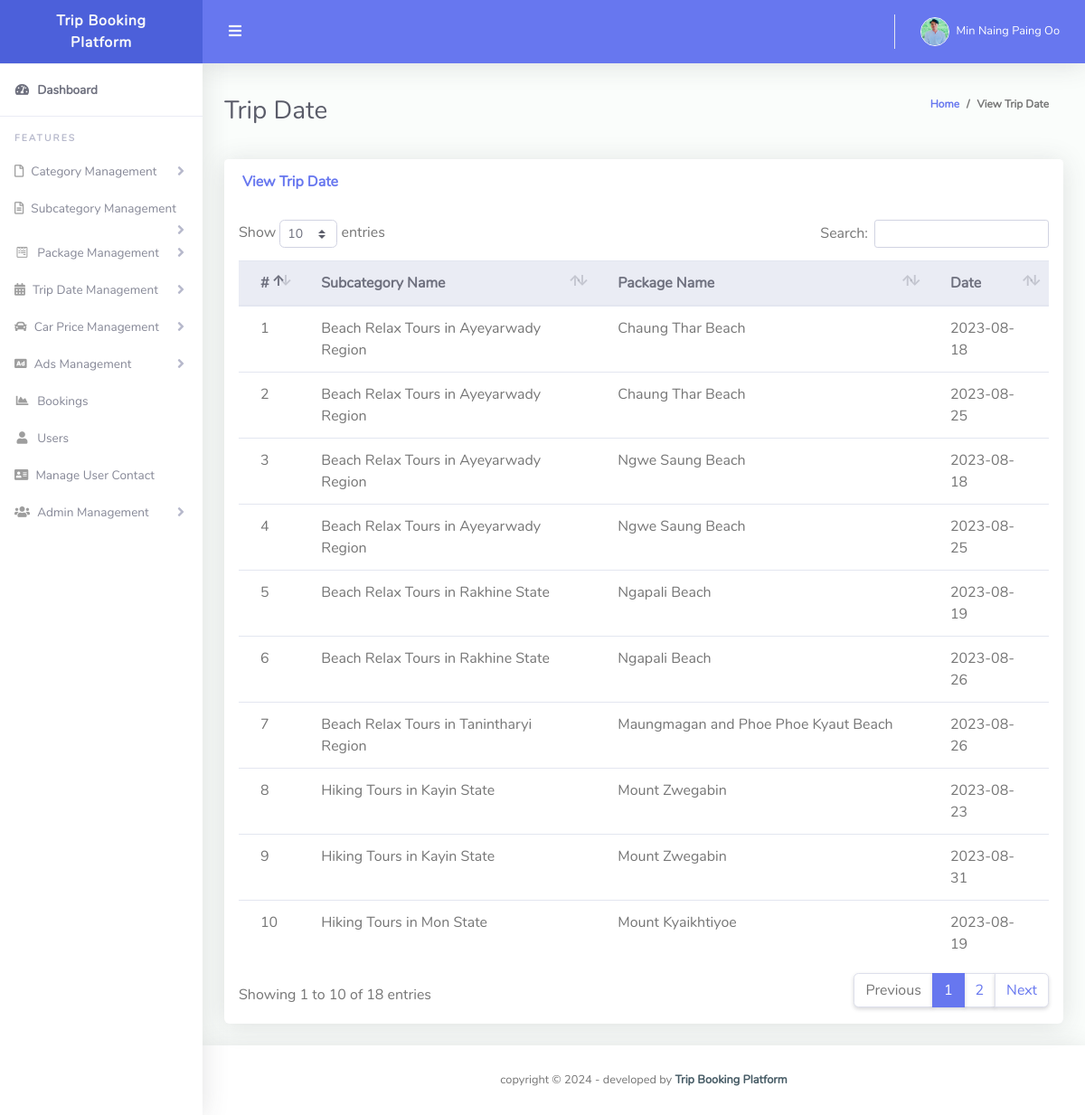
Page /Admin/view_trip_date.php (signed in) on the committed database.
### tables this page shows
CREATE TABLE `date` (
  `Id` int(11) NOT NULL,
  `SubCatId` int(20) NOT NULL,
  `PackageId` int(20) NOT NULL,
  `Date` date NOT NULL,
  `ModifyDate` date NOT NULL DEFAULT current_timestamp()
);

CREATE TABLE `subcategory` (
  `SubCatId` int(10) NOT NULL,
  `SubCatName` varchar(50) NOT NULL,
  `CategoryId` int(10) NOT NULL,
  `Picture` varchar(1000) NOT NULL,
  `Detail` varchar(1000) NOT NULL
);

CREATE TABLE `package` (
  `PackageId` int(10) NOT NULL,
  `PackageName` varchar(150) NOT NULL,
  `CategoryId` int(15) NOT NULL,
  `SubCatId` int(15) NOT NULL,
  `PackagePrice` bigint(200) NOT NULL,
  `Picture1` varchar(1000) NOT NULL,
  `Picture2` varchar(1000) NOT NULL,
  `Picture3` varchar(1000) NOT NULL,
  `Detail` varchar(4000) NOT NULL,
  `NoOfDay` int(15) NOT NULL
);

### Admin/view_trip_date.php (the view, shortened to what this page needs)
<!DOCTYPE html>
<html lang="en">
<head>
  <link href="vendor/fontawesome-free/css/all.min.css" rel="stylesheet" type="text/css">
  <link href="vendor/bootstrap/css/bootstrap.min.css" rel="stylesheet" type="text/css">
  <link href="css/ruang-admin.min.css" rel="stylesheet">
  <link href="vendor/datatables/dataTables.bootstrap4.min.css" rel="stylesheet">
</head>
<body id="page-top">
  <div id="wrapper">
    <?php include('includes/sidebar.php');?>
    <div id="content-wrapper" class="d-flex flex-column">
      <div id="content">
        <?php  include('includes/header.php');?>
        <div class="container-fluid" id="container-wrapper">
          <div class="d-sm-flex align-items-center justify-content-between mb-4">
            <h1 class="h3 mb-0 text-gray-800">Trip Date</h1>
            <ol class="breadcrumb">
              <li class="breadcrumb-item"><a href="index.php">Home</a></li>
              <li class="breadcrumb-item active" aria-current="page">View Trip Date</li>
            </ol>
          </div>
          <div class="row">
            <div class="col-lg-12">
              <div class="card mb-4">
                <div class="card-header py-3 d-flex flex-row align-items-center justify-content-between">
                  <h6 class="m-0 font-weight-bold text-primary">View Trip Date</h6>
                </div>
                <div class="table-responsive p-3">
                  <table class="table align-items-center table-flush table-hover" id="dataTableHover">
                    <thead class="thead-light">
                      <tr>
                        <th>#</th>
                        <th>Subcategory Name</th>
                        <th>Package Name</th>
                        <th>Date</th>
                      </tr>
                    </thead>
                    <tbody>
                    <?php
                    $cn=mysqli_connect("localhost","root","","trip");
                     $s="SELECT date.Id,subcategory.SubCatName, package.PackageName,date.Date from date,subcategory,package WHERE date.SubCatId=subcategory.SubCatId AND date.PackageId=package.PackageId ORDER BY subcategory.SubCatName, package.PackageName, date.Date;";
                     $result=mysqli_query($cn,$s);
                      $cnt=1;
                     while($data=mysqli_fetch_array($result))
                     {
                     ?>
                          <tr>
                            <td><?php echo $cnt;?></td>
                            <td><?php echo $data[1];?></td>
                            <td><?php echo $data[2];?></td>
                            <td><?php echo $data[3];?></td>
                          </tr>
                          <?php
                          $cnt=$cnt+1;
                      } ?>
                    </tbody>
                  </table>
                </div>
              </div>
            </div>
          </div>
        </div>
      </div>
      <?php include('includes/footer.php');?>
    </div>
  </div>
</body>
</html>

### Admin/includes/header.php (shortened to what this page needs)
 <nav class="navbar navbar-expand navbar-light bg-navbar topbar mb-4 static-top">
  <button id="sidebarToggleTop" class="btn btn-link rounded-circle mr-3">
    <i class="fa fa-bars"></i>
  </button>
  <ul class="navbar-nav ml-auto">
    <li class="nav-item dropdown no-arrow">
      <?php
      $cn=mysqli_connect("localhost","root","","trip");
      $aid=$_SESSION['aid'];
      $s="select * from admin where Id='".$aid."'";
      $result=mysqli_query($cn,$s);
      while($data=mysqli_fetch_array($result))
      {
      ?>
          <a class="nav-link dropdown-toggle" href="#" id="userDropdown" role="button" data-toggle="dropdown" aria-haspopup="true" aria-expanded="false">
           <?php
           if($data[7]=="avatar15.jpg")
           {
            ?>
            <img class="img-profile rounded-circle"src="img/avatar15.jpg" style="max-width: 60px">
            <?php
          } else {
            ?>
            <img class="img-profile rounded-circle" src="profileimages/<?php  echo $data[7];?>" style="max-width: 60px">
            <?php
          } ?>
          <span class="ml-2 d-none d-lg-inline text-white small"><?php  echo $data[4];?></span>
        </a>
        <?php
      }
     ?>
  </li>
</ul>
</nav>

### rows in the picture
date: SubCatId.SubCatName "Beach Relax Tours in Ayeyarwady Region", PackageId.PackageName "Chaung Thar Beach", Date "2023-08-18"
date: SubCatId.SubCatName "Beach Relax Tours in Ayeyarwady Region", PackageId.PackageName "Chaung Thar Beach", Date "2023-08-25"
date: SubCatId.SubCatName "Beach Relax Tours in Ayeyarwady Region", PackageId.PackageName "Ngwe Saung Beach", Date "2023-08-18"
date: SubCatId.SubCatName "Beach Relax Tours in Ayeyarwady Region", PackageId.PackageName "Ngwe Saung Beach", Date "2023-08-25"
date: SubCatId.SubCatName "Beach Relax Tours in Rakhine State", PackageId.PackageName "Ngapali Beach", Date "2023-08-19"
date: SubCatId.SubCatName "Beach Relax Tours in Rakhine State", PackageId.PackageName "Ngapali Beach", Date "2023-08-26"
date: SubCatId.SubCatName "Beach Relax Tours in Tanintharyi Region", PackageId.PackageName "Maungmagan and Phoe Phoe Kyaut Beach", Date "2023-08-26"
date: SubCatId.SubCatName "Hiking Tours in Kayin State", PackageId.PackageName "Mount Zwegabin", Date "2023-08-23"
date: SubCatId.SubCatName "Hiking Tours in Kayin State", PackageId.PackageName "Mount Zwegabin", Date "2023-08-31"
date: SubCatId.SubCatName "Hiking Tours in Mon State", PackageId.PackageName "Mount Kyaikhtiyoe", Date "2023-08-19"

### other values in the picture
$data[4] "Min Naing Paing Oo"
